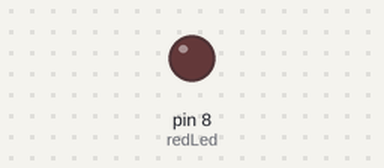
The sketch below on a simulated Arduino Uno, built with avr-gcc and run on an emulated ATmega328P. On the bench: output pins drawn as LEDs (lit = HIGH).

Above: at 1.0 s.
At 3.8 s:
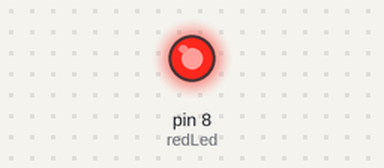
Timing chart, 0 to 6.8 s (numbered marks = the images above):
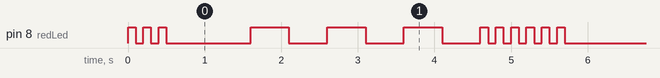

The sketch:

ornek_2.ino
```cpp
//mors alfabesi ile sos
int redLed=8;
float  pi=3.14;
int dit=100;
int dah=500;
int uzun=1000;

void setup() {
 pinMode(redLed,OUTPUT);
}
void loop() {
digitalWrite(redLed,HIGH);
delay(dit);
digitalWrite(redLed,LOW);
delay(dit);

digitalWrite(redLed,HIGH);
delay(dit);
digitalWrite(redLed,LOW);
delay(dit);

digitalWrite(redLed,HIGH);
delay(dit);
digitalWrite(redLed,LOW);
delay(dit);
delay(uzun);

digitalWrite(redLed,HIGH);
delay(dah);
digitalWrite(redLed,LOW);
delay(dah);

digitalWrite(redLed,HIGH);
delay(dah);
digitalWrite(redLed,LOW);
delay(dah);

digitalWrite(redLed,HIGH);
delay(dah);
digitalWrite(redLed,LOW);
delay(dah);

digitalWrite(redLed,HIGH);
delay(dit);
digitalWrite(redLed,LOW);
delay(dit);

digitalWrite(redLed,HIGH);
delay(dit);
digitalWrite(redLed,LOW);
delay(dit);

digitalWrite(redLed,HIGH);
delay(dit);
digitalWrite(redLed,LOW);
delay(dit);

}
```

Measured:
- by itself, pin 8 (redLed): repeats every 5.2 s: 2 × (LOW 0.10 s, HIGH 0.10 s), LOW 1.1 s, 3 × (HIGH 0.50 s, LOW 0.50 s), 3 × (HIGH 0.10 s, LOW 0.10 s), HIGH 0.10 s
- by itself, everything shown: repeats every 5.2 s, in 18 steps
